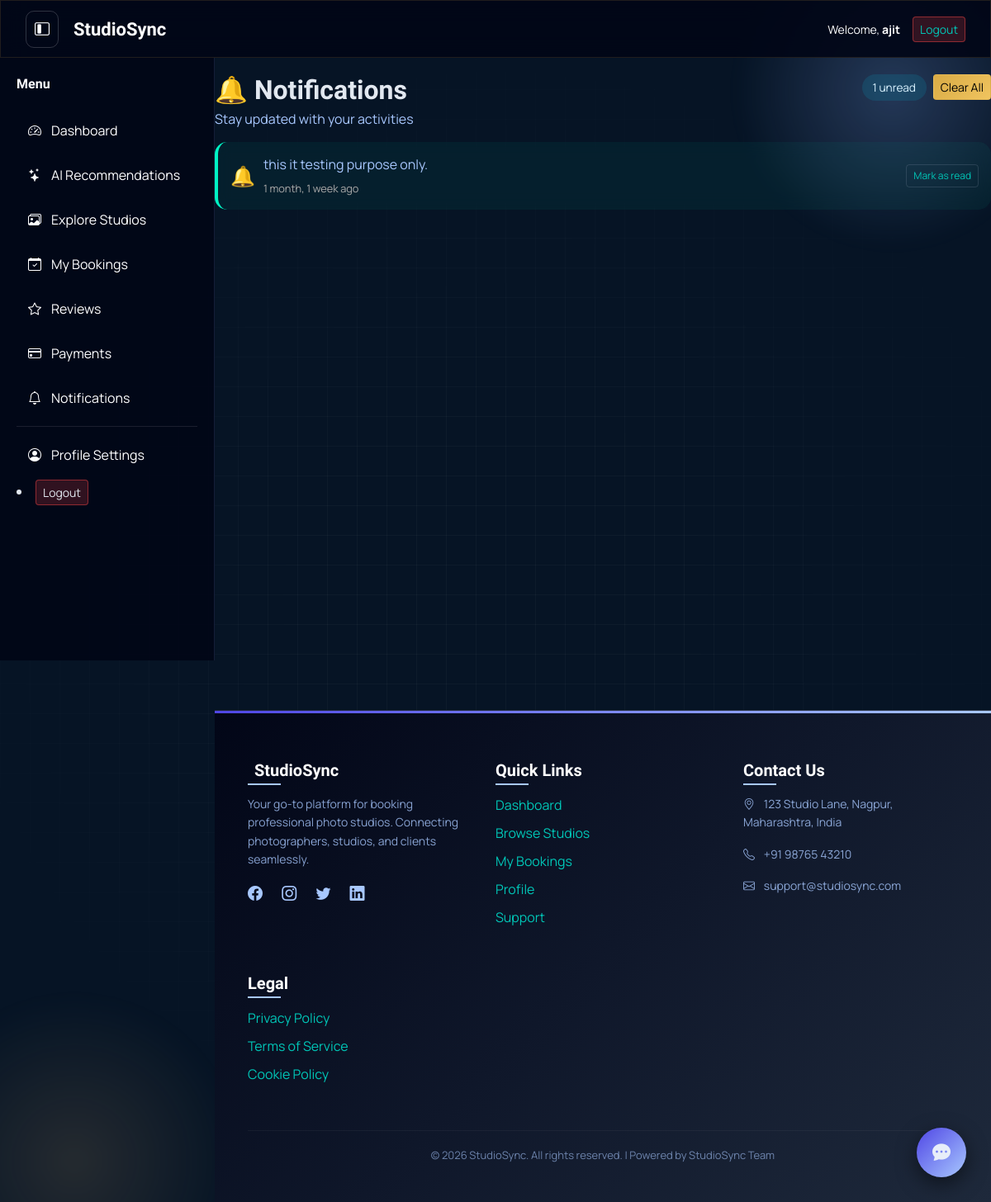
Page /notifications/notifications (signed in) on the earlier database version.
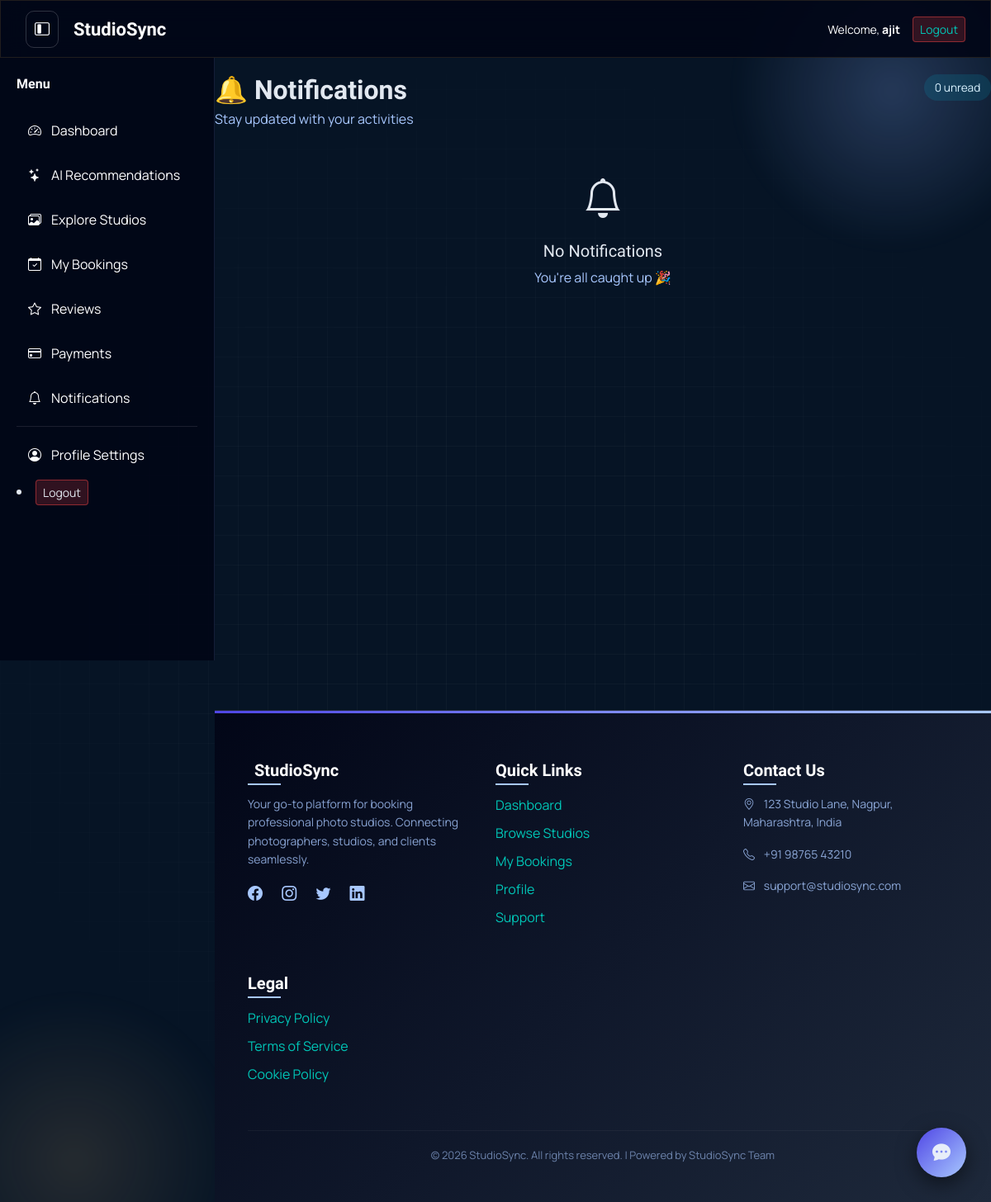
Same page on the later database version.
### notifications/models.py (models this page shows, shortened)
class Notification(models.Model):
    user = models.ForeignKey(settings.AUTH_USER_MODEL, on_delete=models.CASCADE)
    message = models.TextField()
    type = models.CharField(max_length=50, default="general")
    is_read = models.BooleanField(default=False)
    created_at = models.DateTimeField(auto_now_add=True)

### accounts/decorators.py (the view)
        def wrapper(request, *args, **kwargs):
            if request.user.role in allowed_roles:
                return view_func(request, *args, **kwargs)
            return redirect('auth_page')

### notifications/views.py (called while the page is built)
@login_required
@role_required(['USER'])
def user_notifications(request):
    notifications = Notification.objects.filter(user=request.user).order_by('-created_at')
    unread_count = notifications.filter(is_read=False).count()
    return render(request, 'user/dashboard/user_notifications.html', {
        'notifications': notifications,
        'unread_count': unread_count,
    })

### templates/user/dashboard/user_notifications.html (shortened to what this page needs)
{% extends  "user/dashboard/user_base.html"  %}
{% load static %}
{% block content %}
<link rel="stylesheet" href="{% static 'css/pages/user/dashboard/user_notifications.css' %}">
<div class="container-fluid notifications-container">
    <div class="notifications-header">
        <div>
            <h2 class="fw-bold mb-1">🔔 Notifications</h2>
            <p class="mb-0">Stay updated with your activities</p>
        </div>
        <div class="d-flex align-items-center gap-2 flex-wrap">
            <span class="notification-summary">{{ unread_count|default:0 }} unread</span>
            {% if notifications %}
            <form class="clear-form" action="{% url 'clear_notifications' %}" method="post" onsubmit="return confirm('Clear all notifications?');">
                <button type="submit" class="btn btn-outline-warning btn-sm">Clear All</button>
            </form>
            {% endif %}
        </div>
    </div>
    {% if notifications %}
        {% for n in notifications %}
        <div class="notification-card {% if not n.is_read %}unread{% endif %} d-flex justify-content-between align-items-center">
            <div class="d-flex align-items-center">
                <div class="notification-icon">
                    {% if n.type == "booking" %}
                        📅
                    {% elif n.type == "payment" %}
                        💳
                    {% elif n.type == "review" %}
                        ⭐
                    {% else %}
                        🔔
                    {% endif %}
                </div>
                <div>
                    <p class="mb-1">{{ n.message }}</p>
                    <span class="time">{{ n.created_at|timesince }} ago</span>
                </div>
            </div>
            {% if not n.is_read %}
            <a href="{% url 'mark_read' n.id %}"
               class="btn btn-outline-light btn-sm mark-btn">
                Mark as read
            </a>
            {% endif %}
        </div>
        {% endfor %}
    {% else %}
    <div class="text-center mt-5">
        <i class="bi bi-bell" style="font-size: 3rem;"></i>
        <h5 class="mt-3">No Notifications</h5>
        <p>You're all caught up 🎉</p>
    </div>
    {% endif %}
</div>
{% endblock %}

Differences in the rows shown:
removed Notification: message "this it testing purpose only.", created_at "1 month, 1 week", is_read "Mark as read"
Other differences:
{{ unread_count|default:0 }}: "1" → "0"
text no longer shown: "Clear All"
text now shown: "No Notifications You're all caught up 🎉"
